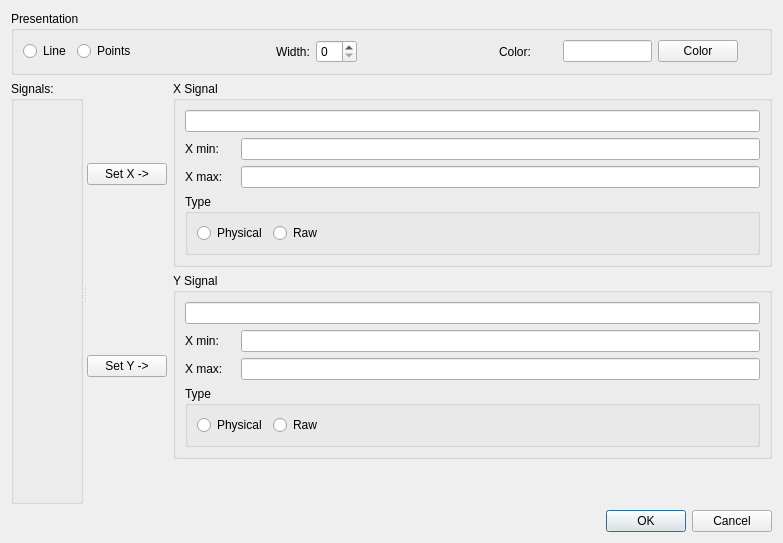
<?xml version="1.0" encoding="UTF-8"?>
<ui version="4.0">
 <class>UserDrawConfigXYPlotElementDialog</class>
 <widget class="QDialog" name="UserDrawConfigXYPlotElementDialog">
  <property name="geometry">
   <rect>
    <x>0</x>
    <y>0</y>
    <width>783</width>
    <height>543</height>
   </rect>
  </property>
  <property name="windowTitle">
   <string>Configure XY plot input signals</string>
  </property>
  <layout class="QVBoxLayout" name="verticalLayout_7" stretch="0,1,0">
   <item>
    <widget class="QGroupBox" name="groupBox_3">
     <property name="title">
      <string>Presentation</string>
     </property>
     <layout class="QHBoxLayout" name="horizontalLayout">
      <item>
       <widget class="QRadioButton" name="LineRadioButton">
        <property name="text">
         <string>Line</string>
        </property>
       </widget>
      </item>
      <item>
       <widget class="QRadioButton" name="PointRadioButton">
        <property name="text">
         <string>Points</string>
        </property>
       </widget>
      </item>
      <item>
       <spacer name="horizontalSpacer_2">
        <property name="orientation">
         <enum>Qt::Horizontal</enum>
        </property>
        <property name="sizeHint" stdset="0">
         <size>
          <width>153</width>
          <height>20</height>
         </size>
        </property>
       </spacer>
      </item>
      <item>
       <widget class="QLabel" name="label_3">
        <property name="text">
         <string>Width:</string>
        </property>
       </widget>
      </item>
      <item>
       <widget class="QSpinBox" name="LineWidthSpinBox"/>
      </item>
      <item>
       <spacer name="horizontalSpacer_3">
        <property name="orientation">
         <enum>Qt::Horizontal</enum>
        </property>
        <property name="sizeHint" stdset="0">
         <size>
          <width>154</width>
          <height>20</height>
         </size>
        </property>
       </spacer>
      </item>
      <item>
       <widget class="QLabel" name="label_7">
        <property name="text">
         <string>Color:</string>
        </property>
       </widget>
      </item>
      <item>
       <widget class="QLabel" name="ColorLabel">
        <property name="minimumSize">
         <size>
          <width>20</width>
          <height>0</height>
         </size>
        </property>
        <property name="text">
         <string/>
        </property>
       </widget>
      </item>
      <item>
       <widget class="QLineEdit" name="ColorLineEdit"/>
      </item>
      <item>
       <widget class="QPushButton" name="ColorPushButton">
        <property name="text">
         <string>Color</string>
        </property>
       </widget>
      </item>
      <item>
       <spacer name="horizontalSpacer_5">
        <property name="orientation">
         <enum>Qt::Horizontal</enum>
        </property>
        <property name="sizeHint" stdset="0">
         <size>
          <width>40</width>
          <height>20</height>
         </size>
        </property>
       </spacer>
      </item>
     </layout>
    </widget>
   </item>
   <item>
    <widget class="QSplitter" name="splitter">
     <property name="orientation">
      <enum>Qt::Horizontal</enum>
     </property>
     <widget class="BlackboardSignalSelectionWidget" name="SignalsListView">
      <property name="title">
       <string>Signals:</string>
      </property>
      <layout class="QVBoxLayout" name="verticalLayout_2"/>
     </widget>
     <widget class="QWidget" name="layoutWidget">
      <layout class="QVBoxLayout" name="verticalLayout_6">
       <item>
        <layout class="QHBoxLayout" name="horizontalLayout_8">
         <item>
          <layout class="QVBoxLayout" name="verticalLayout_4">
           <item>
            <spacer name="verticalSpacer">
             <property name="orientation">
              <enum>Qt::Vertical</enum>
             </property>
             <property name="sizeHint" stdset="0">
              <size>
               <width>20</width>
               <height>40</height>
              </size>
             </property>
            </spacer>
           </item>
           <item>
            <widget class="QPushButton" name="SetXPushButton">
             <property name="text">
              <string>Set X -&gt;</string>
             </property>
            </widget>
           </item>
           <item>
            <spacer name="verticalSpacer_2">
             <property name="orientation">
              <enum>Qt::Vertical</enum>
             </property>
             <property name="sizeHint" stdset="0">
              <size>
               <width>20</width>
               <height>40</height>
              </size>
             </property>
            </spacer>
           </item>
          </layout>
         </item>
         <item>
          <widget class="QGroupBox" name="groupBox">
           <property name="title">
            <string>X Signal</string>
           </property>
           <layout class="QVBoxLayout" name="verticalLayout">
            <item>
             <widget class="QLineEdit" name="XSignalLineEdit"/>
            </item>
            <item>
             <layout class="QHBoxLayout" name="horizontalLayout_2">
              <item>
               <widget class="QLabel" name="label">
                <property name="minimumSize">
                 <size>
                  <width>50</width>
                  <height>0</height>
                 </size>
                </property>
                <property name="text">
                 <string>X min:</string>
                </property>
               </widget>
              </item>
              <item>
               <widget class="QLineEdit" name="XMinLineEdit"/>
              </item>
             </layout>
            </item>
            <item>
             <layout class="QHBoxLayout" name="horizontalLayout_3">
              <item>
               <widget class="QLabel" name="label_2">
                <property name="minimumSize">
                 <size>
                  <width>50</width>
                  <height>0</height>
                 </size>
                </property>
                <property name="text">
                 <string>X max:</string>
                </property>
               </widget>
              </item>
              <item>
               <widget class="QLineEdit" name="XMaxLineEdit"/>
              </item>
             </layout>
            </item>
            <item>
             <widget class="QGroupBox" name="groupBox_5">
              <property name="title">
               <string>Type</string>
              </property>
              <layout class="QHBoxLayout" name="horizontalLayout_10">
               <item>
                <widget class="QRadioButton" name="XPhysicalRadioButton">
                 <property name="text">
                  <string>Physical</string>
                 </property>
                </widget>
               </item>
               <item>
                <widget class="QRadioButton" name="XRawRadioButton">
                 <property name="text">
                  <string>Raw</string>
                 </property>
                </widget>
               </item>
               <item>
                <spacer name="horizontalSpacer">
                 <property name="orientation">
                  <enum>Qt::Horizontal</enum>
                 </property>
                 <property name="sizeHint" stdset="0">
                  <size>
                   <width>40</width>
                   <height>20</height>
                  </size>
                 </property>
                </spacer>
               </item>
              </layout>
             </widget>
            </item>
           </layout>
          </widget>
         </item>
        </layout>
       </item>
       <item>
        <layout class="QHBoxLayout" name="horizontalLayout_7">
         <item>
          <layout class="QVBoxLayout" name="verticalLayout_3">
           <item>
            <spacer name="verticalSpacer_4">
             <property name="orientation">
              <enum>Qt::Vertical</enum>
             </property>
             <property name="sizeHint" stdset="0">
              <size>
               <width>20</width>
               <height>40</height>
              </size>
             </property>
            </spacer>
           </item>
           <item>
            <widget class="QPushButton" name="SetYPushButton">
             <property name="text">
              <string>Set Y -&gt;</string>
             </property>
            </widget>
           </item>
           <item>
            <spacer name="verticalSpacer_3">
             <property name="orientation">
              <enum>Qt::Vertical</enum>
             </property>
             <property name="sizeHint" stdset="0">
              <size>
               <width>20</width>
               <height>40</height>
              </size>
             </property>
            </spacer>
           </item>
          </layout>
         </item>
         <item>
          <widget class="QGroupBox" name="groupBox_2">
           <property name="title">
            <string>Y Signal</string>
           </property>
           <layout class="QVBoxLayout" name="verticalLayout_5">
            <item>
             <widget class="QLineEdit" name="YSignalLineEdit"/>
            </item>
            <item>
             <layout class="QHBoxLayout" name="horizontalLayout_5">
              <item>
               <widget class="QLabel" name="label_5">
                <property name="minimumSize">
                 <size>
                  <width>50</width>
                  <height>0</height>
                 </size>
                </property>
                <property name="text">
                 <string>X min:</string>
                </property>
               </widget>
              </item>
              <item>
               <widget class="QLineEdit" name="YMinLineEdit"/>
              </item>
             </layout>
            </item>
            <item>
             <layout class="QHBoxLayout" name="horizontalLayout_6">
              <item>
               <widget class="QLabel" name="label_6">
                <property name="minimumSize">
                 <size>
                  <width>50</width>
                  <height>0</height>
                 </size>
                </property>
                <property name="text">
                 <string>X max:</string>
                </property>
               </widget>
              </item>
              <item>
               <widget class="QLineEdit" name="YMaxLineEdit"/>
              </item>
             </layout>
            </item>
            <item>
             <widget class="QGroupBox" name="groupBox_6">
              <property name="title">
               <string>Type</string>
              </property>
              <layout class="QHBoxLayout" name="horizontalLayout_11">
               <item>
                <widget class="QRadioButton" name="YPhysicalRadioButton">
                 <property name="text">
                  <string>Physical</string>
                 </property>
                </widget>
               </item>
               <item>
                <widget class="QRadioButton" name="YRawRadioButton">
                 <property name="text">
                  <string>Raw</string>
                 </property>
                </widget>
               </item>
               <item>
                <spacer name="horizontalSpacer_4">
                 <property name="orientation">
                  <enum>Qt::Horizontal</enum>
                 </property>
                 <property name="sizeHint" stdset="0">
                  <size>
                   <width>40</width>
                   <height>20</height>
                  </size>
                 </property>
                </spacer>
               </item>
              </layout>
             </widget>
            </item>
           </layout>
          </widget>
         </item>
        </layout>
       </item>
       <item>
        <spacer name="verticalSpacer_5">
         <property name="orientation">
          <enum>Qt::Vertical</enum>
         </property>
         <property name="sizeHint" stdset="0">
          <size>
           <width>20</width>
           <height>40</height>
          </size>
         </property>
        </spacer>
       </item>
      </layout>
     </widget>
    </widget>
   </item>
   <item>
    <widget class="QDialogButtonBox" name="buttonBox">
     <property name="orientation">
      <enum>Qt::Horizontal</enum>
     </property>
     <property name="standardButtons">
      <set>QDialogButtonBox::Cancel|QDialogButtonBox::Ok</set>
     </property>
    </widget>
   </item>
  </layout>
 </widget>
 <customwidgets>
  <customwidget>
   <class>BlackboardSignalSelectionWidget</class>
   <extends>QGroupBox</extends>
   <header>BlackboardSignalSelectionWidget.h</header>
   <container>1</container>
  </customwidget>
 </customwidgets>
 <resources/>
 <connections>
  <connection>
   <sender>buttonBox</sender>
   <signal>accepted()</signal>
   <receiver>UserDrawConfigXYPlotElementDialog</receiver>
   <slot>accept()</slot>
   <hints>
    <hint type="sourcelabel">
     <x>248</x>
     <y>254</y>
    </hint>
    <hint type="destinationlabel">
     <x>157</x>
     <y>274</y>
    </hint>
   </hints>
  </connection>
  <connection>
   <sender>buttonBox</sender>
   <signal>rejected()</signal>
   <receiver>UserDrawConfigXYPlotElementDialog</receiver>
   <slot>reject()</slot>
   <hints>
    <hint type="sourcelabel">
     <x>316</x>
     <y>260</y>
    </hint>
    <hint type="destinationlabel">
     <x>286</x>
     <y>274</y>
    </hint>
   </hints>
  </connection>
 </connections>
</ui>
